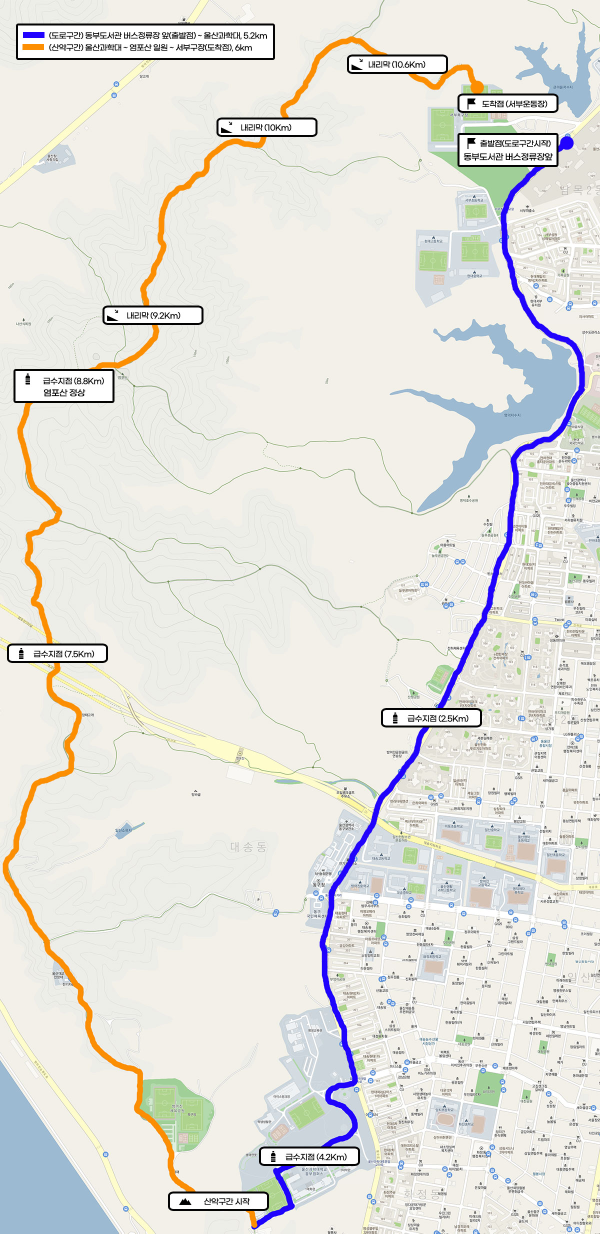
#> input picture model B/marathon-path-seg/data/test/images/test001.jpg, 1200 x 2467 px (shown at 1/2 size)
$ python 04_homography.py --marathon-image '../../../model B/marathon-path-seg/data/test/images/test001.jpg' --map-image '../../../model B/marathon-path-seg/data/test/images/test002.jpg'
#> lines starting #> are read from the running program, lines starting #| are printed output that depends on the picture
from __future__ import annotations

import argparse
import json
import math
from dataclasses import asdict, dataclass
from datetime import datetime, timezone
from pathlib import Path

import cv2
import numpy as np


@dataclass
class MatchingStats:
    detector: str
    keypoints_marathon: int
    keypoints_map: int
    raw_matches: int
    good_matches: int
    inlier_matches: int
    inlier_ratio: float
    homography_found: bool
    homography_valid: bool


def load_color_and_gray(image_path: Path) -> tuple[np.ndarray, np.ndarray]:
    image = cv2.imread(str(image_path), cv2.IMREAD_COLOR)
#> image is the input picture: shape (2467, 1200, 3); mean B, G, R 222.5, 227.8, 228.5
    if image is None:
        raise RuntimeError(f"failed to load image: {image_path}")
    gray = cv2.cvtColor(image, cv2.COLOR_BGR2GRAY)
    return image, gray


# [18 lines left out: function load_route_mask, not called in this run]


def preprocess(gray: np.ndarray, use_edges: bool = True) -> np.ndarray:
    """CLAHE + optional Canny edge detection.

    Edge detection drastically reduces the visual domain gap between a stylized
    marathon route image and an OSM tile — both become structural line drawings.
    """
    clahe = cv2.createCLAHE(clipLimit=3.0, tileGridSize=(8, 8))
    enhanced = clahe.apply(gray)
    if use_edges:
        blurred = cv2.GaussianBlur(enhanced, (5, 5), 0)
        edges = cv2.Canny(blurred, 30, 100)
        kernel = np.ones((2, 2), np.uint8)
        return cv2.dilate(edges, kernel, iterations=1)
    return enhanced


def resize_to_height(img: np.ndarray, target_h: int) -> tuple[np.ndarray, float]:
    """Resize image so its height equals target_h; return (resized, scale_factor)."""
    h, w = img.shape[:2]
    if h == target_h:
        return img, 1.0
    scale = target_h / h
    new_w = int(round(w * scale))
    interp = cv2.INTER_LINEAR if scale > 1 else cv2.INTER_AREA
    return cv2.resize(img, (new_w, target_h), interpolation=interp), scale


def build_detector(name: str):
    name = name.lower()
    if name == "sift":
        if hasattr(cv2, "SIFT_create"):
            return (
                cv2.SIFT_create(
                    nfeatures=0,
                    nOctaveLayers=5,
                    contrastThreshold=0.02,   # lower → more features on faint route lines
                    edgeThreshold=10,
                    sigma=1.6,
                ),
                cv2.NORM_L2,
                "sift",
            )
        print("[WARN] SIFT unavailable, falling back to ORB.")
        return cv2.ORB_create(nfeatures=8000, fastThreshold=5), cv2.NORM_HAMMING, "orb"
    if name == "orb":
        return cv2.ORB_create(nfeatures=8000, fastThreshold=5), cv2.NORM_HAMMING, "orb"
    if name == "akaze":
        return cv2.AKAZE_create(), cv2.NORM_HAMMING, "akaze"
    raise ValueError(f"unsupported detector: {name}")


def match_descriptors(
    des1: np.ndarray,
    des2: np.ndarray,
    norm_type: int,
    ratio_test: float,
) -> tuple[list[cv2.DMatch], int]:
    """Run BF kNN + Lowe ratio test. Returns (good_matches, raw_knn_count)."""
    matcher = cv2.BFMatcher(norm_type)
    raw_knn = matcher.knnMatch(des1, des2, k=2)
    raw_count = len(raw_knn)
    good: list[cv2.DMatch] = []
    for pair in raw_knn:
        if len(pair) < 2:
            continue
        m, n = pair
        if m.distance < ratio_test * n.distance:
            good.append(m)
    good.sort(key=lambda x: x.distance)
    return good, raw_count


def estimate_homography(
    kp1: list[cv2.KeyPoint],
    kp2: list[cv2.KeyPoint],
    good_matches: list[cv2.DMatch],
    ransac_threshold: float,
) -> tuple[np.ndarray | None, np.ndarray | None]:
    if len(good_matches) < 4:
        return None, None
    src_pts = np.float32([kp1[m.queryIdx].pt for m in good_matches]).reshape(-1, 1, 2)
    dst_pts = np.float32([kp2[m.trainIdx].pt for m in good_matches]).reshape(-1, 1, 2)
    h_mat, mask = cv2.findHomography(src_pts, dst_pts, cv2.RANSAC, ransac_threshold)
    return h_mat, mask


def validate_homography(
    h_mat: np.ndarray | None,
    src_hw: tuple[int, int],
    dst_hw: tuple[int, int],
) -> tuple[bool, str]:
    """Return (is_valid, reason_str). Rejects degenerate homographies.

    Checks:
      1. Determinant of the 2×2 linear part is non-trivial (not collapsing to a line/point).
      2. Scale factor is within a sane range.
      3. Projected source corners overlap the destination image.
      4. Projected convex hull area is large enough to be meaningful.
    """
    if h_mat is None:
        return False, "no matrix"

    det = float(h_mat[0, 0] * h_mat[1, 1] - h_mat[0, 1] * h_mat[1, 0])
    if abs(det) < 0.01:
        return False, f"degenerate linear part (det={det:.6f} ≈ 0)"

    scale = math.sqrt(abs(det))
    if scale < 0.05 or scale > 50.0:
        return False, f"unreasonable scale factor ({scale:.3f})"

    h_src, w_src = src_hw
    h_dst, w_dst = dst_hw
    corners_src = np.float32([[0, 0], [w_src, 0], [w_src, h_src], [0, h_src]]).reshape(-1, 1, 2)
    try:
        corners_dst = cv2.perspectiveTransform(corners_src, h_mat)
    except cv2.error as exc:
        return False, f"perspectiveTransform failed: {exc}"

    xs = corners_dst[:, 0, 0]
    ys = corners_dst[:, 0, 1]
    if xs.max() < 0 or xs.min() > w_dst or ys.max() < 0 or ys.min() > h_dst:
        return False, "projected corners lie entirely outside destination image"

    hull_area = float(cv2.contourArea(cv2.convexHull(corners_dst)))
    if hull_area < 100.0:
        return False, f"projected area too small ({hull_area:.1f} px²)"

    return True, "ok"


# [26 lines left out: functions scale_homography_to_original, make_overlay, not called in this run]


def build_arg_parser() -> argparse.ArgumentParser:
    parser = argparse.ArgumentParser(
        description=(
            "Feature matching between marathon image and OSM map tile, "
            "with optional route-mask guidance and homography estimation."
        )
    )
    parser.add_argument("--marathon-image", required=True, help="Path to marathon image")
    parser.add_argument("--map-image", required=True, help="Path to OSM map tile image")
    parser.add_argument(
        "--mask-image",
        default=None,
        help=(
            "Optional path to binary route mask (white route on black background). "
            "Restricts SIFT keypoint detection to the route area, dramatically "
            "reducing false matches from text/logos/decorations."
        ),
    )
    parser.add_argument(
        "--detector",
        default="sift",
        choices=["sift", "orb", "akaze"],
        help="Feature detector/descriptor type (default: sift)",
    )
    parser.add_argument(
        "--no-edges",
        action="store_true",
        default=False,
        help="Disable Canny edge preprocessing (enabled by default). "
             "Edge preprocessing bridges the visual domain gap between marathon and OSM images.",
    )
    parser.add_argument(
        "--ratio-test",
        type=float,
        default=0.75,
        help="Lowe ratio test threshold (default: 0.75)",
    )
    parser.add_argument(
        "--ransac-threshold",
        type=float,
        default=5.0,
        help="RANSAC reprojection threshold in pixels (default: 5.0)",
    )
    parser.add_argument(
        "--mask-dilation",
        type=int,
        default=40,
        help="Dilation radius in pixels applied to route mask before using it as SIFT mask (default: 40)",
    )
    parser.add_argument(
        "--overlay-alpha",
        type=float,
        default=0.5,
        help="Blending alpha for the warped marathon image over the map image (default: 0.5)",
    )
    parser.add_argument(
        "--output-dir",
        default="./path-to-gpx/output/homography/",
        help="Directory to save outputs",
    )
    return parser


def main() -> int:
    parser = build_arg_parser()
    args = parser.parse_args()

    marathon_image_path = Path(args.marathon_image)
    map_image_path = Path(args.map_image)
    if not marathon_image_path.exists():
        raise FileNotFoundError(f"marathon image not found: {marathon_image_path}")
    if not map_image_path.exists():
        raise FileNotFoundError(f"map image not found: {map_image_path}")

    output_dir = Path(args.output_dir)
    output_dir.mkdir(parents=True, exist_ok=True)

    use_edges = not args.no_edges

    print(f"[INFO] loading marathon image: {marathon_image_path}")
    marathon_color, marathon_gray = load_color_and_gray(marathon_image_path)
    print(f"[INFO] loading map image:      {map_image_path}")
    map_color, map_gray = load_color_and_gray(map_image_path)
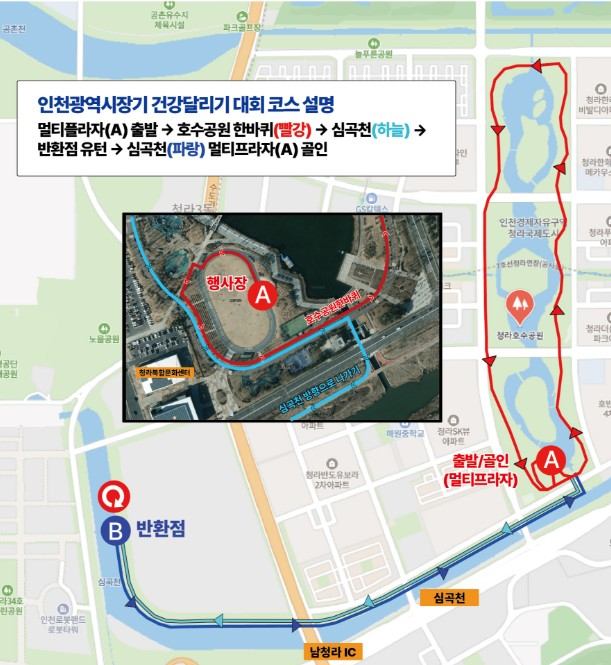
#> input picture model B/marathon-path-seg/data/test/images/test002.jpg, 611 x 665 px
#> in load_color_and_gray, image is the input picture: shape (665, 611, 3); mean B, G, R 195.8, 201, 196.8
#> in load_color_and_gray (call 2), `gray = cv2.cvtColor(image, cv2.COLOR_BGR2GRAY)`:
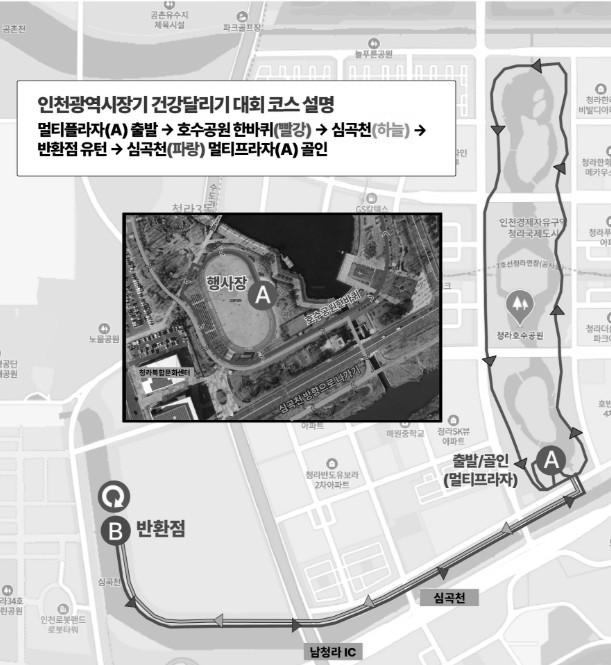
#> gray: shape (665, 611); min 0, max 255, mean 199.2

    h_marathon, w_marathon = marathon_gray.shape[:2]
    h_map, w_map = map_gray.shape[:2]
    print(f"[INFO] marathon size: {w_marathon}×{h_marathon},  map size: {w_map}×{h_map}")
#| [INFO] marathon size: 1200×2467,  map size: 611×665

    # --- Scale normalization ---
    # Resize marathon image to the same height as the map tile so that SIFT
    # finds keypoints at matching scales.  The homography is later converted
    # back to original-image space for the overlay / GPX pipeline.
    marathon_color_resized, scale_factor = resize_to_height(marathon_color, h_map)
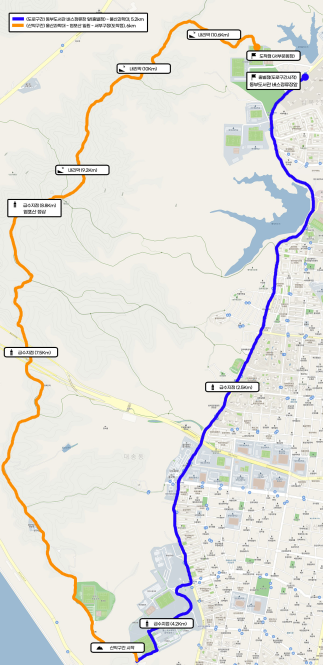
#> marathon_color_resized: shape (665, 323, 3); mean B, G, R 222.5, 227.8, 228.5
#> scale_factor = 0.27
    marathon_gray_resized, _ = resize_to_height(marathon_gray, h_map)
    if abs(scale_factor - 1.0) > 0.01:
        print(
            f"[INFO] resized marathon by {scale_factor:.3f}× → "
            f"{marathon_color_resized.shape[1]}×{marathon_color_resized.shape[0]}"
        )
#| [INFO] resized marathon by 0.270× → 323×665

    # --- Route mask (optional but strongly recommended) ---
    # The mask restricts SIFT to keypoints along the marathon route, which
    # corresponds to the road network visible in the OSM tile.
    mask_for_sift: np.ndarray | None = None
    if args.mask_image:
        mask_path = Path(args.mask_image)
        if mask_path.exists():
            mask_for_sift = load_route_mask(
                mask_path,
                target_hw=marathon_gray_resized.shape[:2],
                dilation_px=args.mask_dilation,
            )
            if mask_for_sift is not None:
                route_px = int(np.count_nonzero(mask_for_sift))
                total_px = mask_for_sift.size
                print(
                    f"[INFO] route mask loaded: {mask_path.name}  "
                    f"active region {route_px}/{total_px} px "
                    f"({100.0*route_px/total_px:.1f}%)"
                )
        else:
            print(f"[WARN] mask image not found: {mask_path}")

    # --- Preprocessing ---
    print(f"[INFO] preprocessing  use_edges={use_edges}")
    marathon_proc = preprocess(marathon_gray_resized, use_edges=use_edges)
#> in preprocess, `blurred = cv2.GaussianBlur(enhanced, (5, 5), 0)`:
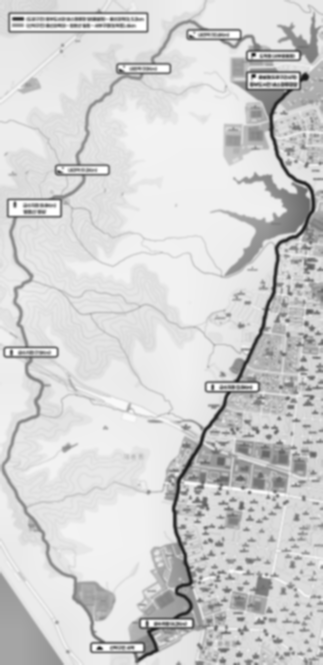
#> blurred: shape (665, 323); min 26, max 255, mean 210.1
#> in preprocess, `edges = cv2.Canny(blurred, 30, 100)`:
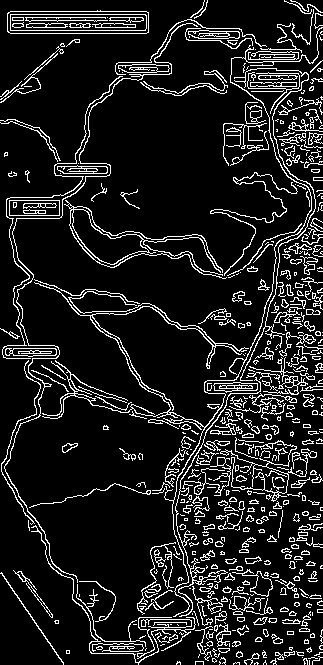
#> edges: shape (665, 323); 12% white in thin lines or dots
#> in preprocess, `return cv2.dilate(edges, kernel, iterations=1)`:
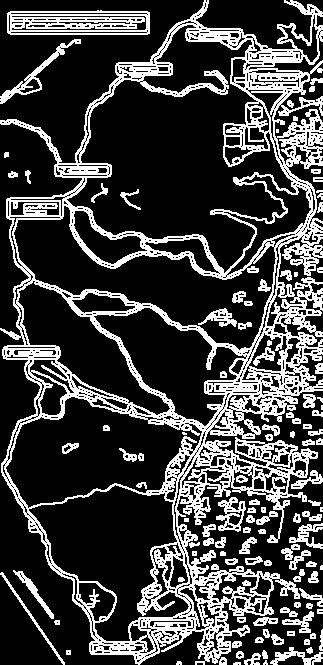
#> returned value: shape (665, 323); 25.3% white in thin lines or dots
    map_proc = preprocess(map_gray, use_edges=use_edges)
#> call 2 of preprocess, with use_edges = True
#> in preprocess (call 2), `blurred = cv2.GaussianBlur(enhanced, (5, 5), 0)`:
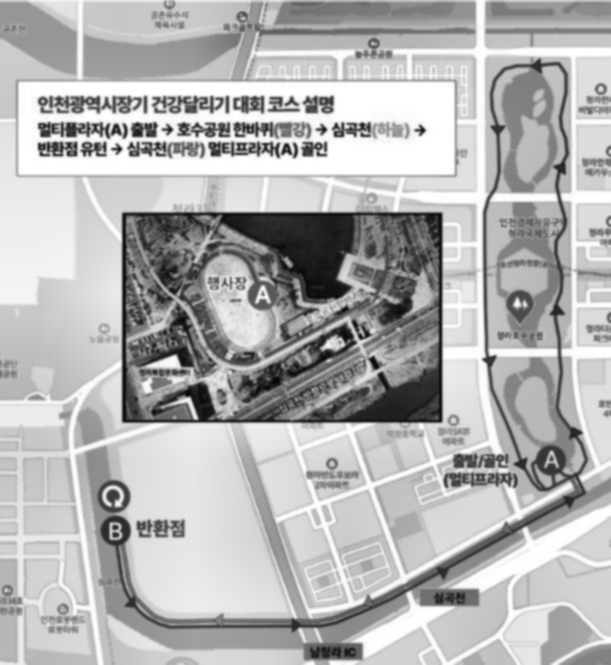
#> blurred: shape (665, 611); min 5, max 255, mean 180
#> (the rest of the program and of its run is left out)
